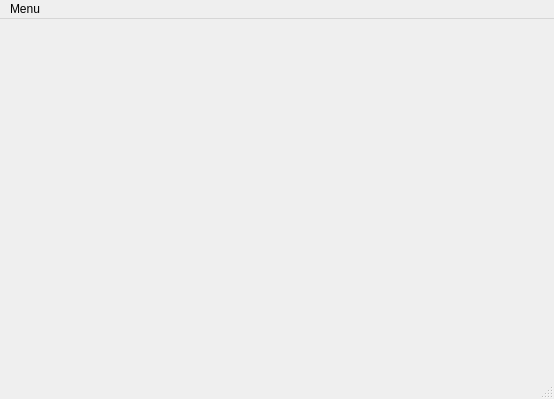
<?xml version="1.0" encoding="UTF-8"?>
<ui version="4.0">
 <class>MainWindowClass</class>
 <widget class="QMainWindow" name="MainWindowClass">
  <property name="geometry">
   <rect>
    <x>0</x>
    <y>0</y>
    <width>554</width>
    <height>399</height>
   </rect>
  </property>
  <property name="windowTitle">
   <string>Main Window Here - provisionary so far</string>
  </property>
  <widget class="QWidget" name="contentPane">
   <layout class="QGridLayout" name="gridLayout"/>
  </widget>
  <widget class="QMenuBar" name="menubar">
   <property name="geometry">
    <rect>
     <x>0</x>
     <y>0</y>
     <width>554</width>
     <height>21</height>
    </rect>
   </property>
   <widget class="QMenu" name="menuSettings">
    <property name="title">
     <string>Menu</string>
    </property>
    <addaction name="actionSettings"/>
   </widget>
   <addaction name="menuSettings"/>
  </widget>
  <widget class="QStatusBar" name="statusbar"/>
  <action name="actionSettings">
   <property name="text">
    <string>Settings</string>
   </property>
  </action>
 </widget>
 <resources/>
 <connections/>
</ui>
